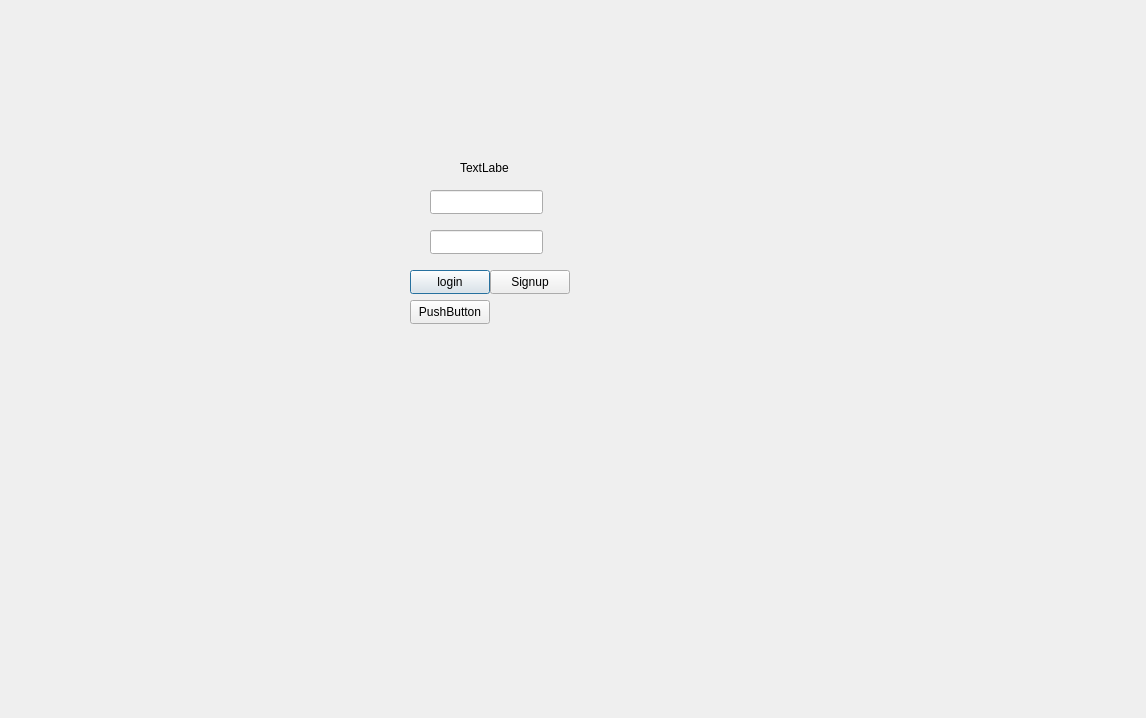
<?xml version="1.0" encoding="UTF-8"?>
<ui version="4.0">
 <class>Dialog</class>
 <widget class="QDialog" name="Dialog">
  <property name="geometry">
   <rect>
    <x>0</x>
    <y>0</y>
    <width>1146</width>
    <height>718</height>
   </rect>
  </property>
  <property name="windowTitle">
   <string>Dialog</string>
  </property>
  <widget class="QLineEdit" name="leUsername">
   <property name="geometry">
    <rect>
     <x>430</x>
     <y>190</y>
     <width>113</width>
     <height>24</height>
    </rect>
   </property>
  </widget>
  <widget class="QLineEdit" name="lePassword">
   <property name="geometry">
    <rect>
     <x>430</x>
     <y>230</y>
     <width>113</width>
     <height>24</height>
    </rect>
   </property>
  </widget>
  <widget class="QPushButton" name="btnLogin">
   <property name="geometry">
    <rect>
     <x>410</x>
     <y>270</y>
     <width>80</width>
     <height>24</height>
    </rect>
   </property>
   <property name="text">
    <string>login</string>
   </property>
  </widget>
  <widget class="QPushButton" name="btnGoSignup">
   <property name="geometry">
    <rect>
     <x>490</x>
     <y>270</y>
     <width>80</width>
     <height>24</height>
    </rect>
   </property>
   <property name="text">
    <string>Signup</string>
   </property>
  </widget>
  <widget class="QPushButton" name="btnForgot">
   <property name="geometry">
    <rect>
     <x>410</x>
     <y>300</y>
     <width>80</width>
     <height>24</height>
    </rect>
   </property>
   <property name="text">
    <string>PushButton</string>
   </property>
  </widget>
  <widget class="QLabel" name="lblStatus">
   <property name="geometry">
    <rect>
     <x>460</x>
     <y>160</y>
     <width>49</width>
     <height>16</height>
    </rect>
   </property>
   <property name="text">
    <string>TextLabel</string>
   </property>
  </widget>
 </widget>
 <resources/>
 <connections/>
</ui>
